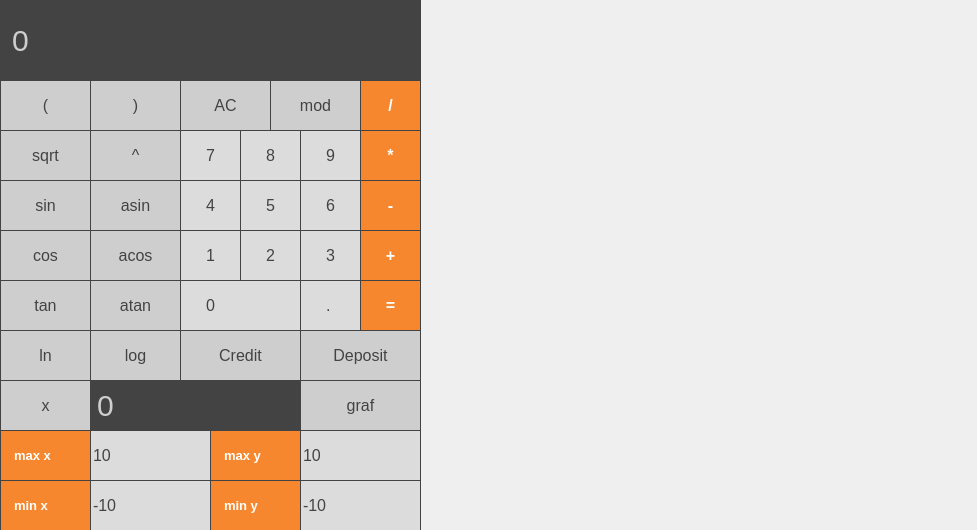
<?xml version="1.0" encoding="UTF-8"?>
<ui version="4.0">
 <class>MainWindow</class>
 <widget class="QMainWindow" name="MainWindow">
  <property name="geometry">
   <rect>
    <x>0</x>
    <y>0</y>
    <width>977</width>
    <height>530</height>
   </rect>
  </property>
  <property name="minimumSize">
   <size>
    <width>977</width>
    <height>530</height>
   </size>
  </property>
  <property name="maximumSize">
   <size>
    <width>977</width>
    <height>530</height>
   </size>
  </property>
  <property name="windowTitle">
   <string>Calculator</string>
  </property>
  <property name="styleSheet">
   <string notr="true"/>
  </property>
  <widget class="QWidget" name="centralwidget">
   <property name="styleSheet">
    <string notr="true"/>
   </property>
   <widget class="QPushButton" name="pushButton_7">
    <property name="geometry">
     <rect>
      <x>180</x>
      <y>130</y>
      <width>61</width>
      <height>51</height>
     </rect>
    </property>
    <property name="styleSheet">
     <string notr="true">QPushButton {
	color:#434343;
	font-size: 16px;
	font-weight: 440;
    background-color: #DCDCDC;
    border: 1px solid #434343;
    padding: 10px;
	padding-left: 25px;
	text-align: left;
}


QPushButton:pressed {
	background-color: qlineargradient(x1: 0, y1: 0, x2: 0, y2: 1,
                                      stop: 0 #B0B0B0, stop: 1 #DCDCDC);
}</string>
    </property>
    <property name="text">
     <string>7</string>
    </property>
   </widget>
   <widget class="QPushButton" name="pushButton_8">
    <property name="geometry">
     <rect>
      <x>240</x>
      <y>130</y>
      <width>61</width>
      <height>51</height>
     </rect>
    </property>
    <property name="styleSheet">
     <string notr="true">QPushButton {
	color:#434343;
	font-size: 16px;
	font-weight: 440;
    background-color: #DCDCDC;
    border: 1px solid #434343;
    padding: 10px;
	padding-left: 25px;
	text-align: left;
}


QPushButton:pressed {
	background-color: qlineargradient(x1: 0, y1: 0, x2: 0, y2: 1,
                                      stop: 0 #B0B0B0, stop: 1 #DCDCDC);
}</string>
    </property>
    <property name="text">
     <string>8</string>
    </property>
   </widget>
   <widget class="QPushButton" name="pushButton_9">
    <property name="geometry">
     <rect>
      <x>300</x>
      <y>130</y>
      <width>61</width>
      <height>51</height>
     </rect>
    </property>
    <property name="styleSheet">
     <string notr="true">QPushButton {
	color:#434343;
	font-size: 16px;
	font-weight: 440;
    background-color: #DCDCDC;
    border: 1px solid #434343;
    padding: 10px;
	padding-left: 25px;
	text-align: left;
}


QPushButton:pressed {
	background-color: qlineargradient(x1: 0, y1: 0, x2: 0, y2: 1,
                                      stop: 0 #B0B0B0, stop: 1 #DCDCDC);
}</string>
    </property>
    <property name="text">
     <string>9</string>
    </property>
   </widget>
   <widget class="QPushButton" name="pushButton_mul">
    <property name="geometry">
     <rect>
      <x>360</x>
      <y>130</y>
      <width>61</width>
      <height>51</height>
     </rect>
    </property>
    <property name="styleSheet">
     <string notr="true">QPushButton {
	color:#ffffff;
	font-size: 16px;
	font-weight: bold;
    background-color: #F6872E;
    border: 1px solid #434343;
    padding: 10px;
}

QPushButton:pressed {
	background-color: qlineargradient(x1: 0, y1: 0, x2: 0, y2: 1,
                                      stop: 0 #D17127, stop: 1 #F6872E);
}</string>
    </property>
    <property name="text">
     <string>*</string>
    </property>
   </widget>
   <widget class="QPushButton" name="pushButton_5">
    <property name="geometry">
     <rect>
      <x>240</x>
      <y>180</y>
      <width>61</width>
      <height>51</height>
     </rect>
    </property>
    <property name="styleSheet">
     <string notr="true">QPushButton {
	color:#434343;
	font-size: 16px;
	font-weight: 440;
    background-color: #DCDCDC;
    border: 1px solid #434343;
    padding: 10px;
	padding-left: 25px;
	text-align: left;
}


QPushButton:pressed {
	background-color: qlineargradient(x1: 0, y1: 0, x2: 0, y2: 1,
                                      stop: 0 #B0B0B0, stop: 1 #DCDCDC);
}</string>
    </property>
    <property name="text">
     <string>5</string>
    </property>
   </widget>
   <widget class="QPushButton" name="pushButton_6">
    <property name="geometry">
     <rect>
      <x>300</x>
      <y>180</y>
      <width>61</width>
      <height>51</height>
     </rect>
    </property>
    <property name="styleSheet">
     <string notr="true">QPushButton {
	color:#434343;
	font-size: 16px;
	font-weight: 440;
    background-color: #DCDCDC;
    border: 1px solid #434343;
    padding: 10px;
	padding-left: 25px;
	text-align: left;
}


QPushButton:pressed {
	background-color: qlineargradient(x1: 0, y1: 0, x2: 0, y2: 1,
                                      stop: 0 #B0B0B0, stop: 1 #DCDCDC);
}</string>
    </property>
    <property name="text">
     <string>6</string>
    </property>
   </widget>
   <widget class="QPushButton" name="pushButton_minus">
    <property name="geometry">
     <rect>
      <x>360</x>
      <y>180</y>
      <width>61</width>
      <height>51</height>
     </rect>
    </property>
    <property name="styleSheet">
     <string notr="true">QPushButton {
	color:#ffffff;
	font-size: 16px;
	font-weight: bold;
    background-color: #F6872E;
    border: 1px solid #434343;
    padding: 10px;
}

QPushButton:pressed {
	background-color: qlineargradient(x1: 0, y1: 0, x2: 0, y2: 1,
                                      stop: 0 #D17127, stop: 1 #F6872E);
}</string>
    </property>
    <property name="text">
     <string>-</string>
    </property>
   </widget>
   <widget class="QPushButton" name="pushButton_4">
    <property name="geometry">
     <rect>
      <x>180</x>
      <y>180</y>
      <width>61</width>
      <height>51</height>
     </rect>
    </property>
    <property name="styleSheet">
     <string notr="true">QPushButton {
	color:#434343;
	font-size: 16px;
	font-weight: 440;
    background-color: #DCDCDC;
    border: 1px solid #434343;
    padding: 10px;
	padding-left: 25px;
	text-align: left;
}


QPushButton:pressed {
	background-color: qlineargradient(x1: 0, y1: 0, x2: 0, y2: 1,
                                      stop: 0 #B0B0B0, stop: 1 #DCDCDC);
}</string>
    </property>
    <property name="text">
     <string>4</string>
    </property>
   </widget>
   <widget class="QPushButton" name="pushButton_2">
    <property name="geometry">
     <rect>
      <x>240</x>
      <y>230</y>
      <width>61</width>
      <height>51</height>
     </rect>
    </property>
    <property name="styleSheet">
     <string notr="true">QPushButton {
	color:#434343;
	font-size: 16px;
	font-weight: 440;
    background-color: #DCDCDC;
    border: 1px solid #434343;
    padding: 10px;
	padding-left: 25px;
	text-align: left;
}


QPushButton:pressed {
	background-color: qlineargradient(x1: 0, y1: 0, x2: 0, y2: 1,
                                      stop: 0 #B0B0B0, stop: 1 #DCDCDC);
}</string>
    </property>
    <property name="text">
     <string>2</string>
    </property>
   </widget>
   <widget class="QPushButton" name="pushButton_3">
    <property name="geometry">
     <rect>
      <x>300</x>
      <y>230</y>
      <width>61</width>
      <height>51</height>
     </rect>
    </property>
    <property name="styleSheet">
     <string notr="true">QPushButton {
	color:#434343;
	font-size: 16px;
	font-weight: 440;
    background-color: #DCDCDC;
    border: 1px solid #434343;
    padding: 10px;
	padding-left: 25px;
	text-align: left;
}


QPushButton:pressed {
	background-color: qlineargradient(x1: 0, y1: 0, x2: 0, y2: 1,
                                      stop: 0 #B0B0B0, stop: 1 #DCDCDC);
}</string>
    </property>
    <property name="text">
     <string>3</string>
    </property>
   </widget>
   <widget class="QPushButton" name="pushButton_plus">
    <property name="geometry">
     <rect>
      <x>360</x>
      <y>230</y>
      <width>61</width>
      <height>51</height>
     </rect>
    </property>
    <property name="styleSheet">
     <string notr="true">QPushButton {
	color:#ffffff;
	font-size: 16px;
	font-weight: bold;
    background-color: #F6872E;
    border: 1px solid #434343;
    padding: 10px;
}

QPushButton:pressed {
	background-color: qlineargradient(x1: 0, y1: 0, x2: 0, y2: 1,
                                      stop: 0 #D17127, stop: 1 #F6872E);
}</string>
    </property>
    <property name="text">
     <string>+</string>
    </property>
   </widget>
   <widget class="QPushButton" name="pushButton_1">
    <property name="geometry">
     <rect>
      <x>180</x>
      <y>230</y>
      <width>61</width>
      <height>51</height>
     </rect>
    </property>
    <property name="styleSheet">
     <string notr="true">QPushButton {
	color:#434343;
	font-size: 16px;
	font-weight: 440;
    background-color: #DCDCDC;
    border: 1px solid #434343;
    padding: 10px;
	padding-left: 25px;
	text-align: left;
}


QPushButton:pressed {
	background-color: qlineargradient(x1: 0, y1: 0, x2: 0, y2: 1,
                                      stop: 0 #B0B0B0, stop: 1 #DCDCDC);
}</string>
    </property>
    <property name="text">
     <string>1</string>
    </property>
   </widget>
   <widget class="QPushButton" name="pushButton_dot">
    <property name="geometry">
     <rect>
      <x>300</x>
      <y>280</y>
      <width>61</width>
      <height>51</height>
     </rect>
    </property>
    <property name="styleSheet">
     <string notr="true">QPushButton {
	color:#434343;
	font-size: 16px;
	font-weight: 440;
    background-color: #DCDCDC;
    border: 1px solid #434343;
    padding: 10px;
	padding-left: 25px;
	text-align: left;
}


QPushButton:pressed {
	background-color: qlineargradient(x1: 0, y1: 0, x2: 0, y2: 1,
                                      stop: 0 #B0B0B0, stop: 1 #DCDCDC);
}</string>
    </property>
    <property name="text">
     <string>.</string>
    </property>
   </widget>
   <widget class="QPushButton" name="pushButton_equal">
    <property name="geometry">
     <rect>
      <x>360</x>
      <y>280</y>
      <width>61</width>
      <height>51</height>
     </rect>
    </property>
    <property name="styleSheet">
     <string notr="true">QPushButton {
	color:#ffffff;
	font-size: 16px;
	font-weight: bold;
    background-color: #F6872E;
    border: 1px solid #434343;
    padding: 10px;
}

QPushButton:pressed {
	background-color: qlineargradient(x1: 0, y1: 0, x2: 0, y2: 1,
                                      stop: 0 #D17127, stop: 1 #F6872E);
}</string>
    </property>
    <property name="text">
     <string>=</string>
    </property>
   </widget>
   <widget class="QPushButton" name="pushButton_0">
    <property name="geometry">
     <rect>
      <x>180</x>
      <y>280</y>
      <width>121</width>
      <height>51</height>
     </rect>
    </property>
    <property name="styleSheet">
     <string notr="true">QPushButton {
	color:#434343;
	font-size: 16px;
	font-weight: 440;
    background-color: #DCDCDC;
    border: 1px solid #434343;
    padding: 10px;
	padding-left: 25px;
	text-align: left;
}


QPushButton:pressed {
	background-color: qlineargradient(x1: 0, y1: 0, x2: 0, y2: 1,
                                      stop: 0 #B0B0B0, stop: 1 #DCDCDC);
}</string>
    </property>
    <property name="text">
     <string>0</string>
    </property>
   </widget>
   <widget class="QPushButton" name="pushButton_mod">
    <property name="geometry">
     <rect>
      <x>270</x>
      <y>80</y>
      <width>91</width>
      <height>51</height>
     </rect>
    </property>
    <property name="styleSheet">
     <string notr="true">QPushButton {
	color:#434343;
	font-size: 16px;
	font-weight: 440;
    background-color: #CECECE;
    border: 1px solid #434343;
    padding: 10px;
}

QPushButton:pressed {
	background-color: qlineargradient(x1: 0, y1: 0, x2: 0, y2: 1,
                                      stop: 0 #BEBEBE, stop: 1 #CECECE);
}</string>
    </property>
    <property name="text">
     <string>mod</string>
    </property>
   </widget>
   <widget class="QPushButton" name="pushButton_div">
    <property name="geometry">
     <rect>
      <x>360</x>
      <y>80</y>
      <width>61</width>
      <height>51</height>
     </rect>
    </property>
    <property name="styleSheet">
     <string notr="true">QPushButton {
	color:#ffffff;
	font-size: 16px;
	font-weight: bold;
    background-color: #F6872E;
    border: 1px solid #434343;
    padding: 10px;
}

QPushButton:pressed {
	background-color: qlineargradient(x1: 0, y1: 0, x2: 0, y2: 1,
                                      stop: 0 #D17127, stop: 1 #F6872E);
}</string>
    </property>
    <property name="text">
     <string>/</string>
    </property>
   </widget>
   <widget class="QPushButton" name="pushButton_clear">
    <property name="geometry">
     <rect>
      <x>180</x>
      <y>80</y>
      <width>91</width>
      <height>51</height>
     </rect>
    </property>
    <property name="styleSheet">
     <string notr="true">QPushButton {
	color:#434343;
	font-size: 16px;
	font-weight: 440;
    background-color: #CECECE;
    border: 1px solid #434343;
    padding: 10px;
}

QPushButton:pressed {
	background-color: qlineargradient(x1: 0, y1: 0, x2: 0, y2: 1,
                                      stop: 0 #BEBEBE, stop: 1 #CECECE);
}</string>
    </property>
    <property name="text">
     <string>AC</string>
    </property>
   </widget>
   <widget class="QPushButton" name="pushButton_left_bracket">
    <property name="geometry">
     <rect>
      <x>0</x>
      <y>80</y>
      <width>91</width>
      <height>51</height>
     </rect>
    </property>
    <property name="styleSheet">
     <string notr="true">QPushButton {
	color:#434343;
	font-size: 16px;
	font-weight: 440;
    background-color: #CECECE;
    border: 1px solid #434343;
    padding: 10px;
}

QPushButton:pressed {
	background-color: qlineargradient(x1: 0, y1: 0, x2: 0, y2: 1,
                                      stop: 0 #BEBEBE, stop: 1 #CECECE);
}</string>
    </property>
    <property name="text">
     <string>(</string>
    </property>
   </widget>
   <widget class="QPushButton" name="pushButton_right_bracket">
    <property name="geometry">
     <rect>
      <x>90</x>
      <y>80</y>
      <width>91</width>
      <height>51</height>
     </rect>
    </property>
    <property name="styleSheet">
     <string notr="true">QPushButton {
	color:#434343;
	font-size: 16px;
	font-weight: 440;
    background-color: #CECECE;
    border: 1px solid #434343;
    padding: 10px;
}

QPushButton:pressed {
	background-color: qlineargradient(x1: 0, y1: 0, x2: 0, y2: 1,
                                      stop: 0 #BEBEBE, stop: 1 #CECECE);
}</string>
    </property>
    <property name="text">
     <string>)</string>
    </property>
   </widget>
   <widget class="QPushButton" name="pushButton_cos">
    <property name="geometry">
     <rect>
      <x>0</x>
      <y>230</y>
      <width>91</width>
      <height>51</height>
     </rect>
    </property>
    <property name="styleSheet">
     <string notr="true">QPushButton {
	color:#434343;
	font-size: 16px;
	font-weight: 440;
    background-color: #CECECE;
    border: 1px solid #434343;
    padding: 10px;
}

QPushButton:pressed {
	background-color: qlineargradient(x1: 0, y1: 0, x2: 0, y2: 1,
                                      stop: 0 #BEBEBE, stop: 1 #CECECE);
}</string>
    </property>
    <property name="text">
     <string>cos</string>
    </property>
   </widget>
   <widget class="QPushButton" name="pushButton_sin">
    <property name="geometry">
     <rect>
      <x>0</x>
      <y>180</y>
      <width>91</width>
      <height>51</height>
     </rect>
    </property>
    <property name="styleSheet">
     <string notr="true">QPushButton {
	color:#434343;
	font-size: 16px;
	font-weight: 440;
    background-color: #CECECE;
    border: 1px solid #434343;
    padding: 10px;
}

QPushButton:pressed {
	background-color: qlineargradient(x1: 0, y1: 0, x2: 0, y2: 1,
                                      stop: 0 #BEBEBE, stop: 1 #CECECE);
}</string>
    </property>
    <property name="text">
     <string>sin</string>
    </property>
   </widget>
   <widget class="QPushButton" name="pushButton_tan">
    <property name="geometry">
     <rect>
      <x>0</x>
      <y>280</y>
      <width>91</width>
      <height>51</height>
     </rect>
    </property>
    <property name="styleSheet">
     <string notr="true">QPushButton {
	color:#434343;
	font-size: 16px;
	font-weight: 440;
    background-color: #CECECE;
    border: 1px solid #434343;
    padding: 10px;
}

QPushButton:pressed {
	background-color: qlineargradient(x1: 0, y1: 0, x2: 0, y2: 1,
                                      stop: 0 #BEBEBE, stop: 1 #CECECE);
}</string>
    </property>
    <property name="text">
     <string>tan</string>
    </property>
   </widget>
   <widget class="QPushButton" name="pushButton_acos">
    <property name="geometry">
     <rect>
      <x>90</x>
      <y>230</y>
      <width>91</width>
      <height>51</height>
     </rect>
    </property>
    <property name="styleSheet">
     <string notr="true">QPushButton {
	color:#434343;
	font-size: 16px;
	font-weight: 440;
    background-color: #CECECE;
    border: 1px solid #434343;
    padding: 10px;
}

QPushButton:pressed {
	background-color: qlineargradient(x1: 0, y1: 0, x2: 0, y2: 1,
                                      stop: 0 #BEBEBE, stop: 1 #CECECE);
}</string>
    </property>
    <property name="text">
     <string>acos</string>
    </property>
   </widget>
   <widget class="QPushButton" name="pushButton_asin">
    <property name="geometry">
     <rect>
      <x>90</x>
      <y>180</y>
      <width>91</width>
      <height>51</height>
     </rect>
    </property>
    <property name="styleSheet">
     <string notr="true">QPushButton {
	color:#434343;
	font-size: 16px;
	font-weight: 440;
    background-color: #CECECE;
    border: 1px solid #434343;
    padding: 10px;
}

QPushButton:pressed {
	background-color: qlineargradient(x1: 0, y1: 0, x2: 0, y2: 1,
                                      stop: 0 #BEBEBE, stop: 1 #CECECE);
}</string>
    </property>
    <property name="text">
     <string>asin</string>
    </property>
   </widget>
   <widget class="QPushButton" name="pushButton_atan">
    <property name="geometry">
     <rect>
      <x>90</x>
      <y>280</y>
      <width>91</width>
      <height>51</height>
     </rect>
    </property>
    <property name="styleSheet">
     <string notr="true">QPushButton {
	color:#434343;
	font-size: 16px;
	font-weight: 440;
    background-color: #CECECE;
    border: 1px solid #434343;
    padding: 10px;
}

QPushButton:pressed {
	background-color: qlineargradient(x1: 0, y1: 0, x2: 0, y2: 1,
                                      stop: 0 #BEBEBE, stop: 1 #CECECE);
}</string>
    </property>
    <property name="text">
     <string>atan</string>
    </property>
   </widget>
   <widget class="QPushButton" name="pushButton_ln">
    <property name="geometry">
     <rect>
      <x>0</x>
      <y>330</y>
      <width>91</width>
      <height>51</height>
     </rect>
    </property>
    <property name="styleSheet">
     <string notr="true">QPushButton {
	color:#434343;
	font-size: 16px;
	font-weight: 440;
    background-color: #CECECE;
    border: 1px solid #434343;
    padding: 10px;
}

QPushButton:pressed {
	background-color: qlineargradient(x1: 0, y1: 0, x2: 0, y2: 1,
                                      stop: 0 #BEBEBE, stop: 1 #CECECE);
}</string>
    </property>
    <property name="text">
     <string>ln</string>
    </property>
   </widget>
   <widget class="QPushButton" name="pushButton_log">
    <property name="geometry">
     <rect>
      <x>90</x>
      <y>330</y>
      <width>91</width>
      <height>51</height>
     </rect>
    </property>
    <property name="styleSheet">
     <string notr="true">QPushButton {
	color:#434343;
	font-size: 16px;
	font-weight: 440;
    background-color: #CECECE;
    border: 1px solid #434343;
    padding: 10px;
}

QPushButton:pressed {
	background-color: qlineargradient(x1: 0, y1: 0, x2: 0, y2: 1,
                                      stop: 0 #BEBEBE, stop: 1 #CECECE);
}</string>
    </property>
    <property name="text">
     <string>log</string>
    </property>
   </widget>
   <widget class="QPushButton" name="pushButton_pow">
    <property name="geometry">
     <rect>
      <x>90</x>
      <y>130</y>
      <width>91</width>
      <height>51</height>
     </rect>
    </property>
    <property name="styleSheet">
     <string notr="true">QPushButton {
	color:#434343;
	font-size: 16px;
	font-weight: 440;
    background-color: #CECECE;
    border: 1px solid #434343;
    padding: 10px;
}

QPushButton:pressed {
	background-color: qlineargradient(x1: 0, y1: 0, x2: 0, y2: 1,
                                      stop: 0 #BEBEBE, stop: 1 #CECECE);
}</string>
    </property>
    <property name="text">
     <string>^</string>
    </property>
   </widget>
   <widget class="QPushButton" name="pushButton_sqrt">
    <property name="geometry">
     <rect>
      <x>0</x>
      <y>130</y>
      <width>91</width>
      <height>51</height>
     </rect>
    </property>
    <property name="styleSheet">
     <string notr="true">QPushButton {
	color:#434343;
	font-size: 16px;
	font-weight: 440;
    background-color: #CECECE;
    border: 1px solid #434343;
    padding: 10px;
}

QPushButton:pressed {
	background-color: qlineargradient(x1: 0, y1: 0, x2: 0, y2: 1,
                                      stop: 0 #BEBEBE, stop: 1 #CECECE);
}</string>
    </property>
    <property name="text">
     <string>sqrt</string>
    </property>
   </widget>
   <widget class="QPushButton" name="pushButton_graf">
    <property name="geometry">
     <rect>
      <x>300</x>
      <y>380</y>
      <width>121</width>
      <height>51</height>
     </rect>
    </property>
    <property name="styleSheet">
     <string notr="true">QPushButton {
	color:#434343;
	font-size: 16px;
	font-weight: 440;
    background-color: #CECECE;
    border: 1px solid #434343;
    padding: 10px;
}

QPushButton:pressed {
	background-color: qlineargradient(x1: 0, y1: 0, x2: 0, y2: 1,
                                      stop: 0 #BEBEBE, stop: 1 #CECECE);
}</string>
    </property>
    <property name="text">
     <string>graf</string>
    </property>
   </widget>
   <widget class="QLabel" name="result">
    <property name="geometry">
     <rect>
      <x>0</x>
      <y>0</y>
      <width>421</width>
      <height>81</height>
     </rect>
    </property>
    <property name="styleSheet">
     <string notr="true">QLabel{
    color: #CECECE;
    font-size: 30px;
	font-weight:100;
    padding: 5px;
    border: 1px #CECECE;
    background-color: #434343;
	text-align: right;
}</string>
    </property>
    <property name="text">
     <string>0</string>
    </property>
   </widget>
   <widget class="QPushButton" name="pushButton_credit">
    <property name="geometry">
     <rect>
      <x>180</x>
      <y>330</y>
      <width>121</width>
      <height>51</height>
     </rect>
    </property>
    <property name="styleSheet">
     <string notr="true">QPushButton {
	color:#434343;
	font-size: 16px;
	font-weight: 440;
    background-color: #CECECE;
    border: 1px solid #434343;
    padding: 10px;
}

QPushButton:pressed {
	background-color: qlineargradient(x1: 0, y1: 0, x2: 0, y2: 1,
                                      stop: 0 #BEBEBE, stop: 1 #CECECE);
}</string>
    </property>
    <property name="text">
     <string>Credit</string>
    </property>
   </widget>
   <widget class="QPushButton" name="pushButton_deposit">
    <property name="geometry">
     <rect>
      <x>300</x>
      <y>330</y>
      <width>121</width>
      <height>51</height>
     </rect>
    </property>
    <property name="styleSheet">
     <string notr="true">QPushButton {
	color:#434343;
	font-size: 16px;
	font-weight: 440;
    background-color: #CECECE;
    border: 1px solid #434343;
    padding: 10px;
}

QPushButton:pressed {
	background-color: qlineargradient(x1: 0, y1: 0, x2: 0, y2: 1,
                                      stop: 0 #BEBEBE, stop: 1 #CECECE);
}</string>
    </property>
    <property name="text">
     <string>Deposit</string>
    </property>
   </widget>
   <widget class="QCustomPlot" name="widget" native="true">
    <property name="geometry">
     <rect>
      <x>420</x>
      <y>0</y>
      <width>561</width>
      <height>531</height>
     </rect>
    </property>
    <property name="styleSheet">
     <string notr="true"/>
    </property>
   </widget>
   <widget class="QPushButton" name="pushButton_x">
    <property name="geometry">
     <rect>
      <x>0</x>
      <y>380</y>
      <width>91</width>
      <height>51</height>
     </rect>
    </property>
    <property name="styleSheet">
     <string notr="true">QPushButton {
	color:#434343;
	font-size: 16px;
	font-weight: 440;
    background-color: #CECECE;
    border: 1px solid #434343;
    padding: 10px;
}

QPushButton:pressed {
	background-color: qlineargradient(x1: 0, y1: 0, x2: 0, y2: 1,
                                      stop: 0 #BEBEBE, stop: 1 #CECECE);
}</string>
    </property>
    <property name="text">
     <string>x</string>
    </property>
   </widget>
   <widget class="QLineEdit" name="x_value">
    <property name="geometry">
     <rect>
      <x>90</x>
      <y>380</y>
      <width>211</width>
      <height>51</height>
     </rect>
    </property>
    <property name="styleSheet">
     <string notr="true">QLineEdit{
    color: #CECECE;
    font-size: 30px;
	font-weight:100;
    padding: 5px;
    border: 1px #CECECE;
    background-color: #434343;
	text-align: right;
}</string>
    </property>
    <property name="text">
     <string>0</string>
    </property>
   </widget>
   <widget class="QLineEdit" name="lineEdit_max_x">
    <property name="geometry">
     <rect>
      <x>90</x>
      <y>430</y>
      <width>121</width>
      <height>51</height>
     </rect>
    </property>
    <property name="styleSheet">
     <string notr="true">QLineEdit {
	color:#434343;
	font-size: 16px;
	font-weight: 440;
    background-color: #DCDCDC;
    border: 1px solid #434343;
	text-align: left;
}
</string>
    </property>
    <property name="text">
     <string>10</string>
    </property>
   </widget>
   <widget class="QLineEdit" name="lineEdit_min_x">
    <property name="geometry">
     <rect>
      <x>90</x>
      <y>480</y>
      <width>121</width>
      <height>51</height>
     </rect>
    </property>
    <property name="styleSheet">
     <string notr="true">QLineEdit {
	color:#434343;
	font-size: 16px;
	font-weight: 440;
    background-color: #DCDCDC;
    border: 1px solid #434343;
	text-align: left;
}
</string>
    </property>
    <property name="text">
     <string>-10</string>
    </property>
   </widget>
   <widget class="QLineEdit" name="lineEdit_max_y">
    <property name="geometry">
     <rect>
      <x>300</x>
      <y>430</y>
      <width>121</width>
      <height>51</height>
     </rect>
    </property>
    <property name="styleSheet">
     <string notr="true">QLineEdit {
	color:#434343;
	font-size: 16px;
	font-weight: 440;
    background-color: #DCDCDC;
    border: 1px solid #434343;
	text-align: left;
}
</string>
    </property>
    <property name="text">
     <string>10</string>
    </property>
   </widget>
   <widget class="QLineEdit" name="lineEdit_min_y">
    <property name="geometry">
     <rect>
      <x>300</x>
      <y>480</y>
      <width>121</width>
      <height>51</height>
     </rect>
    </property>
    <property name="styleSheet">
     <string notr="true">QLineEdit {
	color:#434343;
	font-size: 16px;
	font-weight: 440;
    background-color: #DCDCDC;
    border: 1px solid #434343;
	text-align: left;
}
</string>
    </property>
    <property name="text">
     <string>-10</string>
    </property>
   </widget>
   <widget class="QLabel" name="label_max_x">
    <property name="geometry">
     <rect>
      <x>0</x>
      <y>430</y>
      <width>91</width>
      <height>51</height>
     </rect>
    </property>
    <property name="styleSheet">
     <string notr="true">QLabel {
	color:#ffffff;
	font-size: 13px;
	font-weight: bold;
    background-color: #F6872E;
    border: 1px solid #434343;
    padding: 10px;
}</string>
    </property>
    <property name="text">
     <string>max x</string>
    </property>
   </widget>
   <widget class="QLabel" name="label_min_x">
    <property name="geometry">
     <rect>
      <x>0</x>
      <y>480</y>
      <width>91</width>
      <height>51</height>
     </rect>
    </property>
    <property name="styleSheet">
     <string notr="true">QLabel {
	color:#ffffff;
	font-size: 13px;
	font-weight: bold;
    background-color: #F6872E;
    border: 1px solid #434343;
    padding: 10px;
}</string>
    </property>
    <property name="text">
     <string>min x</string>
    </property>
   </widget>
   <widget class="QLabel" name="label_max_y">
    <property name="geometry">
     <rect>
      <x>210</x>
      <y>430</y>
      <width>91</width>
      <height>51</height>
     </rect>
    </property>
    <property name="styleSheet">
     <string notr="true">QLabel {
	color:#ffffff;
	font-size: 13px;
	font-weight: bold;
    background-color: #F6872E;
    border: 1px solid #434343;
    padding: 10px;
}</string>
    </property>
    <property name="text">
     <string>max y</string>
    </property>
   </widget>
   <widget class="QLabel" name="label_min_y">
    <property name="geometry">
     <rect>
      <x>210</x>
      <y>480</y>
      <width>91</width>
      <height>51</height>
     </rect>
    </property>
    <property name="styleSheet">
     <string notr="true">QLabel {
	color:#ffffff;
	font-size: 13px;
	font-weight: bold;
    background-color: #F6872E;
    border: 1px solid #434343;
    padding: 10px;
}</string>
    </property>
    <property name="text">
     <string>min y</string>
    </property>
   </widget>
  </widget>
 </widget>
 <customwidgets>
  <customwidget>
   <class>QCustomPlot</class>
   <extends>QWidget</extends>
   <header>qcustomplot.h</header>
   <container>1</container>
  </customwidget>
 </customwidgets>
 <resources/>
 <connections/>
</ui>
